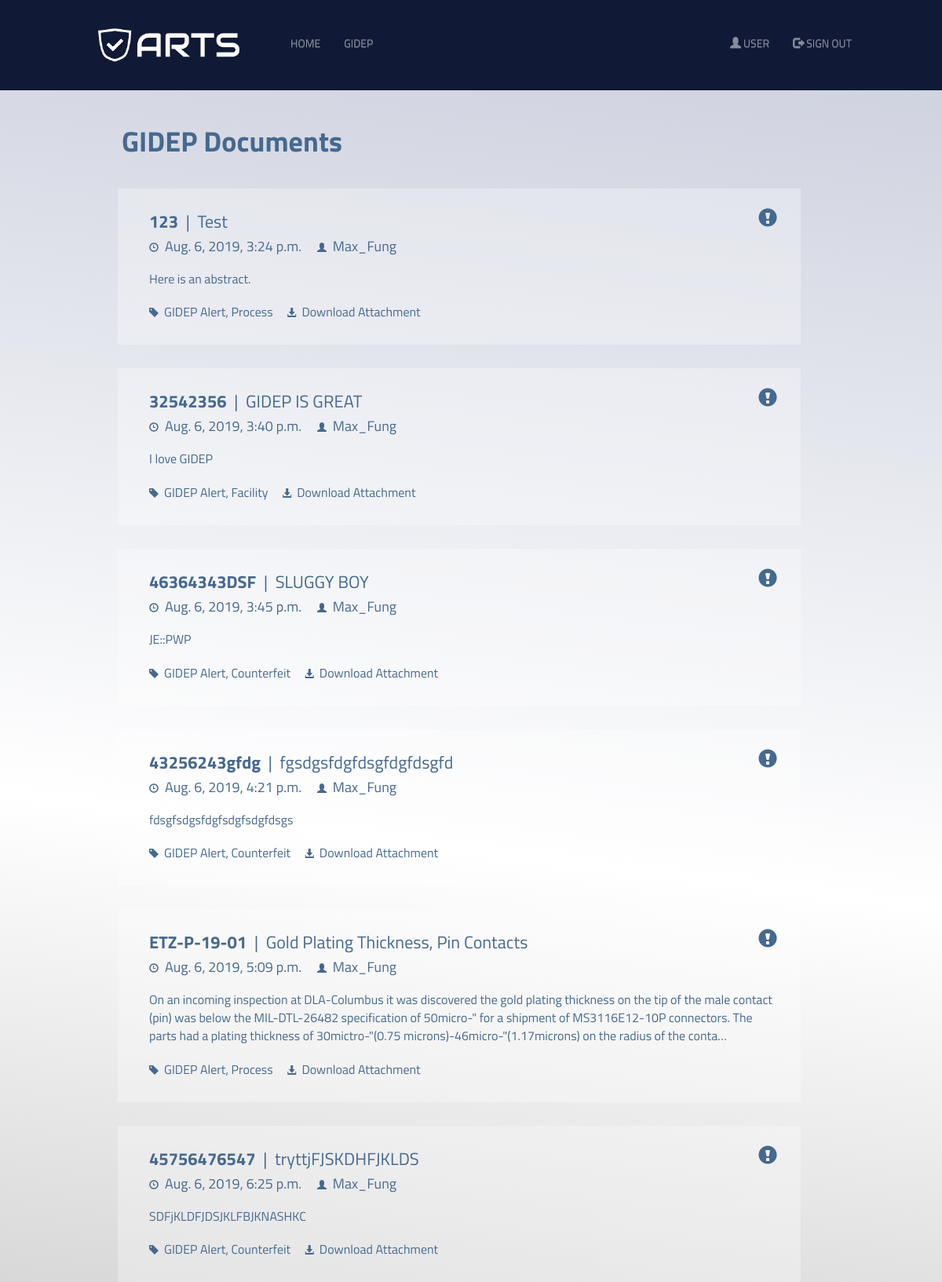
Screenshot of /gidep/ with the database file from the repository.
### GIDEP/models.py (models this page shows, shortened)
class Document(models.Model):
    arts_ID = models.CharField(max_length=12, default=get_random_string(4).lower() + str(uuid.uuid4())[:8], editable=False) # https://stackoverflow.com/questions/45620977/how-to-create-short-uuid-with-django
    arts_user = models.ForeignKey(settings.AUTH_USER_MODEL, on_delete=models.CASCADE, null=True)
    arts_date = models.DateTimeField(default=timezone.now, editable=False)
    arts_type = models.ForeignKey('AlertType', null=True)
    arts_subclass = models.ForeignKey('Subclass', null=True)
    distribution_restrictions = models.CharField(max_length=7, choices=RESTRICTION_CHOICES, default='default')
    document_number = models.CharField(max_length=200, primary_key=True)
    alternate_tracking_number = models.CharField(max_length=200, unique=True, null=True)
    document_date = models.DateField(blank=True, null=True)
    title = models.CharField(max_length=200)
    abstract = models.TextField()
    attachment = models.FileField(upload_to='Uploads')

class AlertType(models.Model):
    type_name = models.CharField(max_length=50)
    def __str__(self):
        return self.type_name

class Subclass(models.Model):
    type_name = models.CharField(max_length=20)
    def __str__(self):
        return self.type_name

### GIDEP/views.py (the view)
def home(request):
    docs = Document.objects.filter(arts_date__lte=timezone.now()).order_by('arts_date')
    return render(request, 'gidep/home.html', {'documents' : docs})

### GIDEP/templates/gidep/home.html (shortened to what this page needs)
<!DOCTYPE html>
{% load staticfiles %}
<head>
    <link rel="stylesheet" href="//maxcdn.bootstrapcdn.com/bootstrap/3.2.0/css/bootstrap.min.css">
    <link rel="stylesheet" href="//maxcdn.bootstrapcdn.com/bootstrap/3.2.0/css/bootstrap-theme.min.css">
    <link rel="stylesheet" href="{% static 'css/gidep.css' %}">
</head>
<body>
    <nav class="navbar navbar-expand-s navbar-dark navbar-fixed-top">
        <div class="container-fluid">
            <div class="navbar-header">
                <a href="/"><img src="{% static 'gidep/logo-arts.png' %}" alt="logo"></a>
            </div>
            <ul class="nav navbar-nav">
                <li><a class="nav-item nav-link" href="/">HOME</a></li>
                <li><a class="nav-item nav-link active" href="/gidep">GIDEP</a></li>
            </ul>
            <ul class="nav navbar-nav navbar-right">
              <li><a class="nav-item nav-link" href="#"><span class="glyphicon glyphicon-user"></span> USER</a></li>
              <li><a class="nav-item nav-link" href="#"><span class="glyphicon glyphicon-log-out"></span> SIGN OUT</a></li>
            </ul>
        </div>
    </nav>
    <div class="section-header">
        <div class="container-fluid">
            <h1><b>GIDEP Documents</b></h1>
        </div>
    </div>
    {% for doc in documents %}
    <a href="{% url 'document_detail' doc.arts_ID %}">
        <div class="documents">
            <span class="glyphicon glyphicon-exclamation-sign" style="color: #456990;font-size:24px;position:relative;float:right;top:15px;bottom:0px;right:0px;left:0px;"></span>
            <h3><a href="{% url 'document_detail' doc.arts_ID %}"><b>{{ doc.document_number }}</b>&nbsp&nbsp|&nbsp&nbsp{{ doc.title }}</span></a></h3>
            <h4><span style="white-space:nowrap"><span class="glyphicon glyphicon-time" style="font-size:12px;"></span>&nbsp&nbsp{{ doc.arts_date }}</span>&nbsp&nbsp&nbsp&nbsp
            <span style="white-space:nowrap"><span class="glyphicon glyphicon-user" style="font-size:12px;"></span>&nbsp&nbsp{{ doc.arts_user }}</span></h4>
            <p style="padding-top:10px;padding-bottom:10px;">{{ doc.abstract|linebreaksbr|truncatechars:350  }}</p>
            <p><span style="white-space:nowrap"><span class="glyphicon glyphicon-tag" style="font-size:12px;"></span>&nbsp&nbsp{{ doc.arts_type }}, {{doc.arts_subclass}}</span>&nbsp&nbsp&nbsp&nbsp
            <span style="white-space:nowrap"><a href="{{ doc.attachment.url }}"><span class="glyphicon glyphicon-download-alt" style="font-size:12px;"></span>&nbsp&nbspDownload Attachment</a></span></p>
        </div>
    </a>
    {% endfor %}
</body>

### GIDEP/static/css/gidep.css (style rules this page uses)
html, body { height: 100%; }
.navbar { overflow: hidden; background-color: #101935; padding: 30px 100px; font-family: 'Titillium Web', sans-serif; }
.navbar .navbar-header { padding-right:40px; }
.navbar .navbar-nav > li > a { color: #868d9c; background: linear-gradient( to bottom, var(--mainColor) 0%, var(--mainColor) 100% ); background-position: 0 100%; background-repeat: repeat-x; background-size: 0px 0px; color: #868d9c; text-decoration: none; transition: background-size .2s; }
body { padding: 140px 140px; background: rgb(216,216,216); background: linear-gradient(7deg, rgba(216,216,216,1) 0%, rgba(255,255,255,1) 35%, rgba(202,206,220,1) 100%); background-attachment:fixed; }
.section-header { overflow: hidden; }
@media (min-width: 768px ) { h1, h2, h3, h4, h5, p { font-family: 'Titillium Web', sans-serif; color: #456990; } }
@media (min-width: 768px ) { h2, a { color: #456990; } }
@media (min-width: 768px ) { h2, h3, a:hover { color: var(--mainColor); } }
@media (min-width: 768px ) { .documents { margin-top:30px; padding-top:10px; margin-bottom:10px; padding-bottom:20px; margin-left:10px; padding-left:20px; margin-right:10px; padding-right:30px; max-width:870px; background: linear-gradient( to bottom, var(--mainColor) 0%, var(--mainColor) 100% ); background-position: 0 100%; background-repeat: repeat-x; background-size: 0px 0px; text-decoration: none; background-color: rgb(255,255,255,0.3); transition: background-color 0.5s ease; transition: background-size .2s; } }
@media (min-width: 768px ) { .documents p, h3, h4, h5 { padding-left:20px; font-size:18px; word-wrap: break-word; } }
@media (min-width: 768px ) { .documents h3 { font-size:22px; } }
@media (min-width: 768px ) { .documents p { font-size:16px; } }

### rows the page displays
Document: document_number "123", title "Test", arts_date "Aug. 6, 2019, 3:24 p.m.", arts_user "Max_Fung", abstract "Here is an abstract.", arts_type "GIDEP Alert", arts_subclass "Process"
Document: document_number "32542356", title "GIDEP IS GREAT", arts_date "Aug. 6, 2019, 3:40 p.m.", arts_user "Max_Fung", abstract "I love GIDEP", arts_type "GIDEP Alert", arts_subclass "Facility"
Document: document_number "46364343DSF", title "SLUGGY BOY", arts_date "Aug. 6, 2019, 3:45 p.m.", arts_user "Max_Fung", abstract "JE::PWP", arts_type "GIDEP Alert", arts_subclass "Counterfeit"
Document: document_number "43256243gfdg", title "fgsdgsfdgfdsgfdgfdsgfd", arts_date "Aug. 6, 2019, 4:21 p.m.", arts_user "Max_Fung", abstract "fdsgfsdgsfdgfsdgfsdgfdsgs", arts_type "GIDEP Alert", arts_subclass "Counterfeit"
Document: document_number "ETZ-P-19-01", title "Gold Plating Thickness, Pin Contacts", arts_date "Aug. 6, 2019, 5:09 p.m.", arts_user "Max_Fung", abstract "On an incoming inspection at DLA-Columbus it was discovered the gold plating thickness on the tip of the male contact (pin) was below the MIL-DTL-26482 specification of 50micro-\" for a shipment of MS3116E12-10P connectors. The parts had a plating thickness of 30mictro-\"(0.75 microns)-46micro-\"(1.17microns) on the radius of the conta…", arts_type "GIDEP Alert", arts_subclass "Process"
Document: document_number "45756476547", title "tryttjFJSKDHFJKLDS", arts_date "Aug. 6, 2019, 6:25 p.m.", arts_user "Max_Fung", abstract "SDFjKLDFJDSJKLFBJKNASHKC", arts_type "GIDEP Alert", arts_subclass "Counterfeit"
